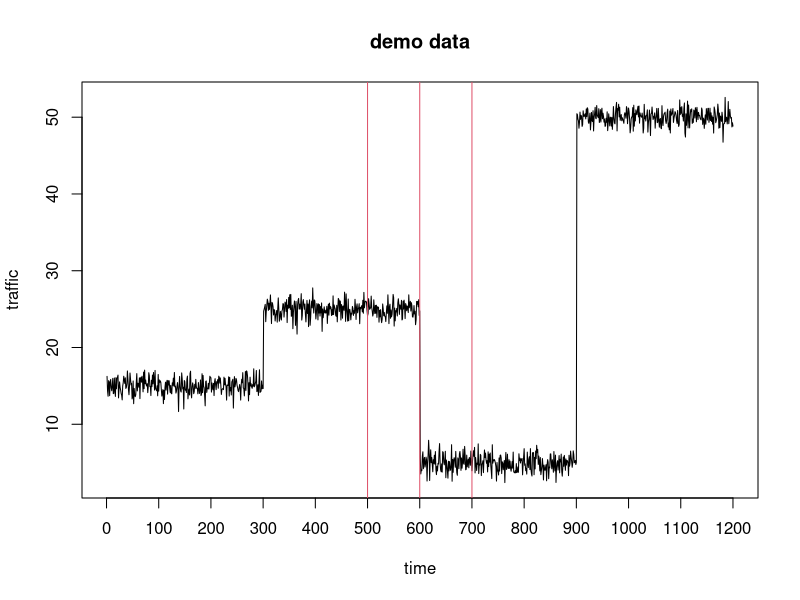
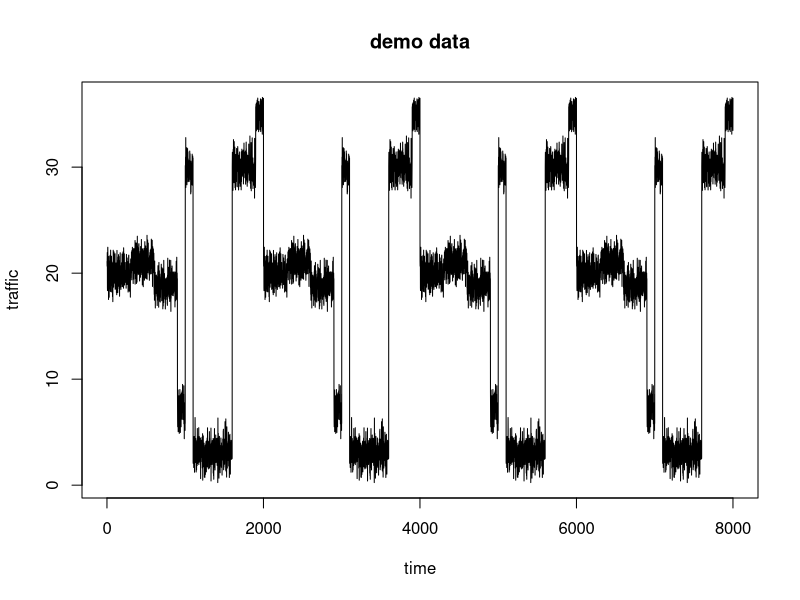

R code for these plots, in order:
w<-ts(rnorm(300, mean=15))
w2 <- ts(rnorm(300, mean=25))
w3 <- ts(rnorm(300, mean=5))
w4 <- ts(rnorm(300, mean=50))
#w5 <- ts(rnorm(300, mean=60))
ww <- append(w,w2)
ww <- append(ww, w3)
ww <- append(ww, w4)
#ww <- append(ww, w5)
plot(ww, type="l", main="demo data", xlab = "time", ylab = "traffic",xaxp=c(0,1200, 12))
abline(v=500, col=2)
abline(v=600, col=2)
abline(v=700, col=2)



w<-ts(rnorm(300, mean=20))
w2 <- ts(rnorm(300, mean=21))
w3 <- ts(rnorm(300, mean=19))
w4 <- ts(rnorm(100, mean=7))
w5 <- ts(rnorm(100, mean=30))
w6 <- ts(rnorm(500, mean=3))
w7 <- ts(rnorm(300, mean=30))
w8 <- ts(rnorm(100, mean=35))
ww <- append(w,w2)
ww <- append(ww, w3)
ww <- append(ww, w4)
ww <- append(ww, w5)
ww <- append(ww, w6)
ww <- append(ww, w7)
ww <- append(ww, w8)

ww <- append(ww, ww)
ww <- append(ww, ww)
plot(ww, type="l", main="demo data", xlab = "time", ylab = "traffic")

